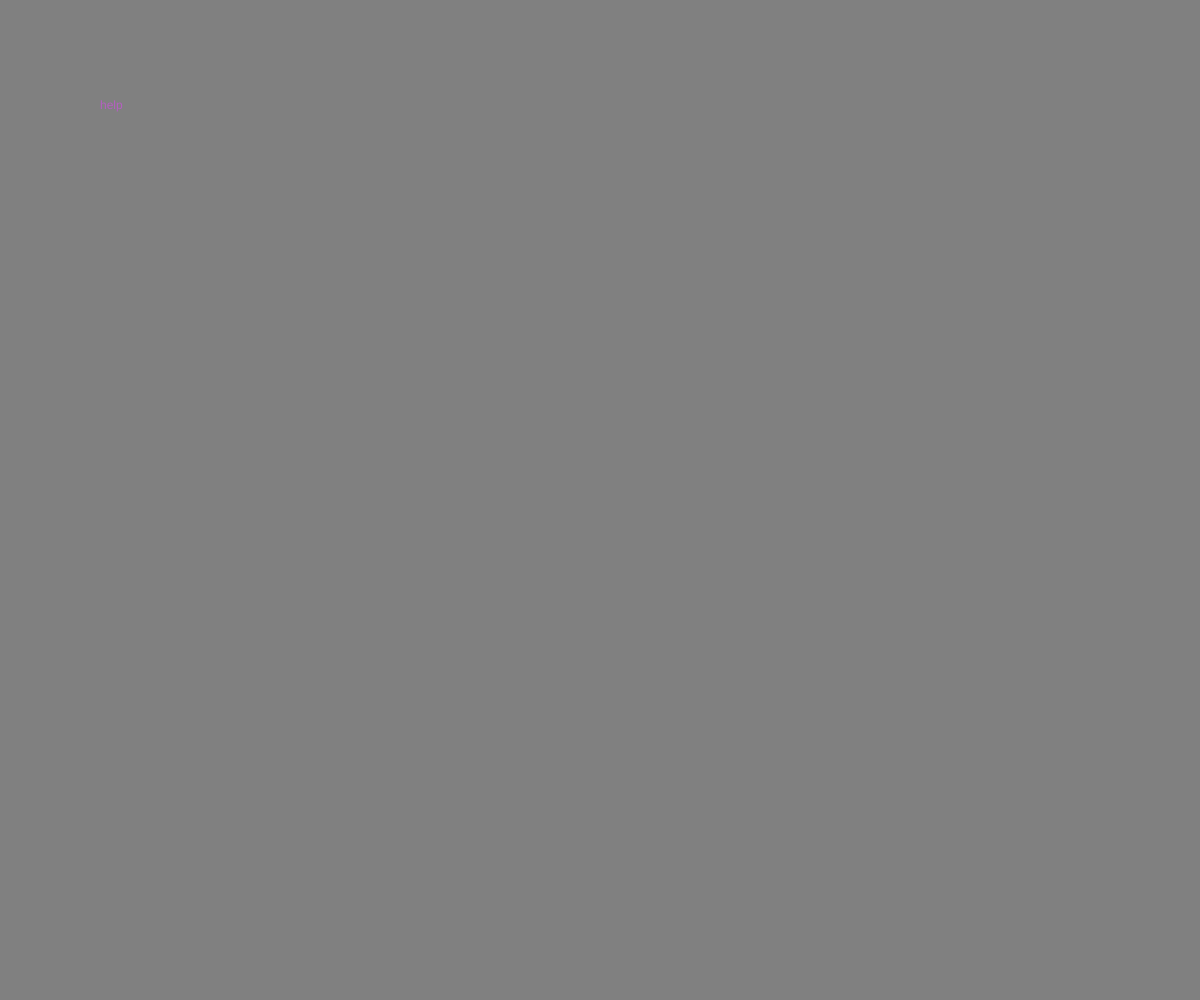
Frame 1 (no input)
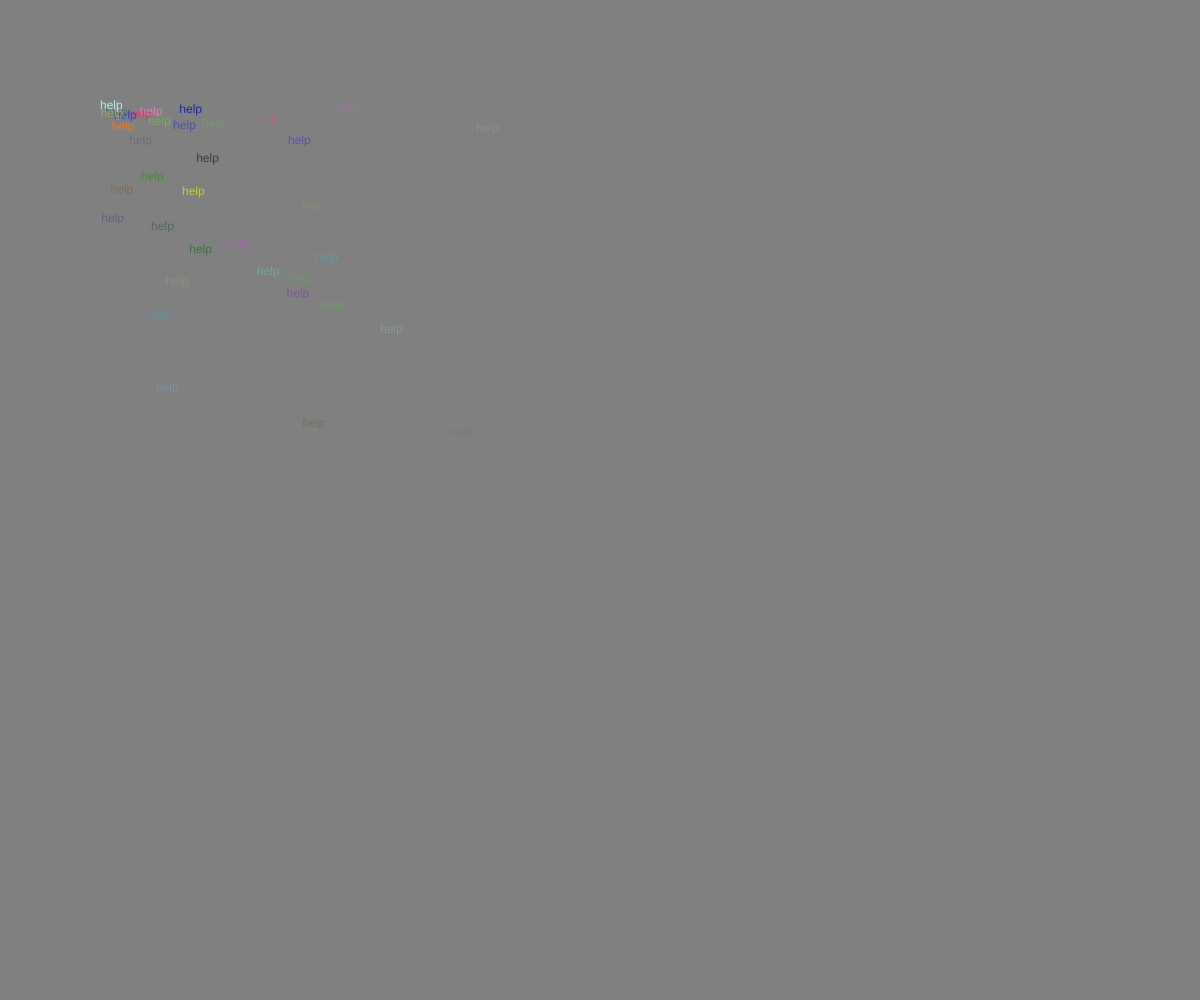
Frame 60 (no input)
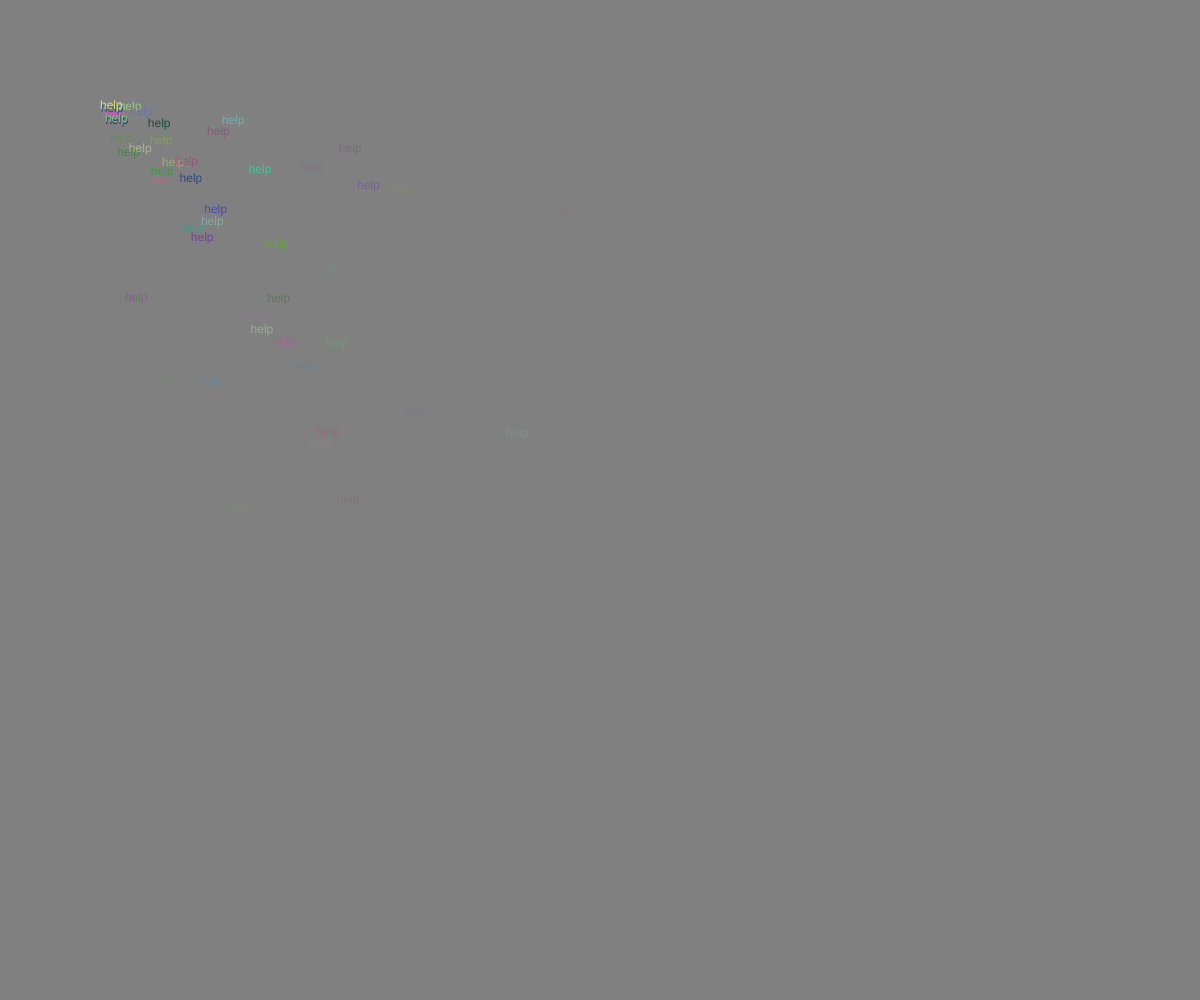
Frame 120 (the mouse pressed at the canvas centre since frame 60)

The p5.js sketch that drew these frames (run headless with seeded random() and noise() and a simulated clock; from frame 60 on, the mouse is pressed at the canvas centre):

// p5.js sketch
// ── sketch.js
let cars=[];

function setup() {
  createCanvas(windowWidth, windowHeight);
  noStroke();
  // Spawn one object
  //for(let i=0; 1<20; i++){
  //cars.push(new Car());
    


}

function draw() {
  background("grey");
  cars.push(new Car());
  for(let i=0; i <cars.length; i++){
  cars[i].display();
  cars[i].move();
  if(cars[i].a<=0){
    cars.splice(i,1);
  }
  }
}




class Car {

  // constructor
  constructor() {
    this.pos = createVector(100,100) ;
    this.vel = createVector(random(10),random(10)) ;// initialize your attributes here
    this.r=random(255);
    this.g=random(255);
    this.b=random(255);
    this.a=random(200,255); 
    this.s=random(15,25);
  }

  // methods

  display() {
    fill(this.r,this.g,this.b,this.a);
    text("help",this.pos.x,this.pos.y,this.s);
  }

  move() {
    this.pos.add(this.vel);
    this.a=this.a-5;
  }
}
